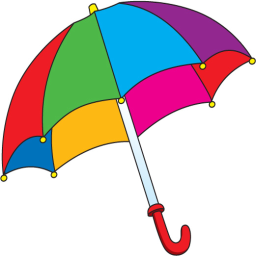
%> input picture lab9/src/umbrealla.png, 256 x 256 px
$ octave B.m   (GNU Octave 9; MATLAB toolbox functions it lacks are replaced by stand-ins)
%> lines starting %> are read from the running program, lines starting %| are printed output that depends on the picture
close all;
clearvars;
clc;

global prog;
global lim;
global index;
global flaga;

prog = 0.05;
lim = 8;
index = 1;
flaga = 0;

I = imread('src/umbrealla.png');
%> I is the input picture: size 256x256x3 uint8; mean R, G, B 203, 192.6, 193.8
I = double(I);
%> I: size 256x256x3 double
I = rgb2hsv(I);
%> I: size 256x256x3 double; mean H, S, V 0.3, 0.3, 233.6

H = I(:,:,1);
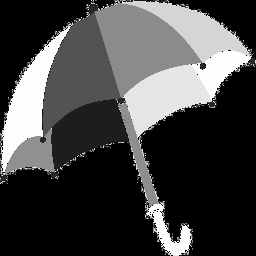
%> H: size 256x256 double; min 0, max 0.999, mean 0.268

[X, Y] = size(I);
%> X = 256; Y = 768
segRes = zeros(X,Y);
MRes = zeros(X,Y);

split(H,[1,1],255)
% [41 lines not run here, left out]
function split(I,tl,len)
%> called with tl = [1 1], len = 255
    m = mean(I(tl(1):tl(1)+len,tl(2):tl(2)+len));
%> m = 256 values, max 0.494 at index 162, min 0.00694 at index 253, mean 0.268
    s = std(I(tl(1):tl(1)+len,tl(2):tl(2)+len));
%> s = 256 values, max 0.456 at index 42, min 0.0416 at index 253, mean 0.322

    if s >= 0.05 && len > 8
        split(I,tl,len/2);
        split(I,[tl(1) + len/2, tl(2)],len/2);
        split(I,[tl(1), tl(2) + len/2],len/2);
        split(I,[tl(1) + len/2, tl(2) + len/2],len/2);
    else
%> (the run ends here)
